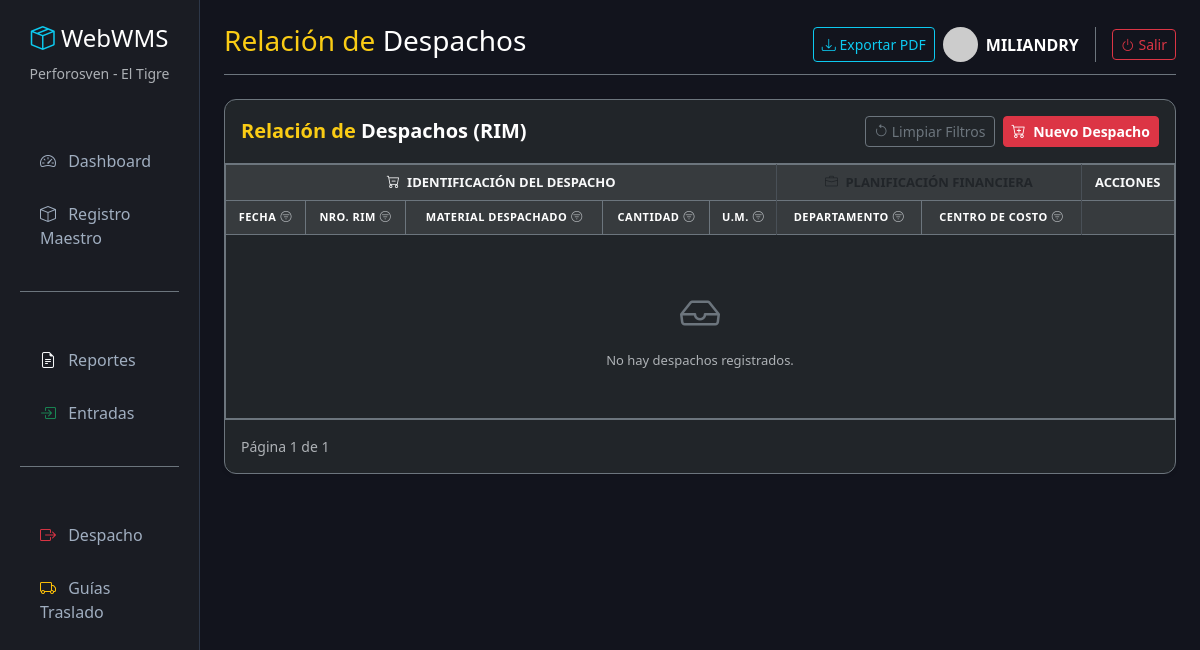
Before: /salidas/ (signed in) with the older database file.
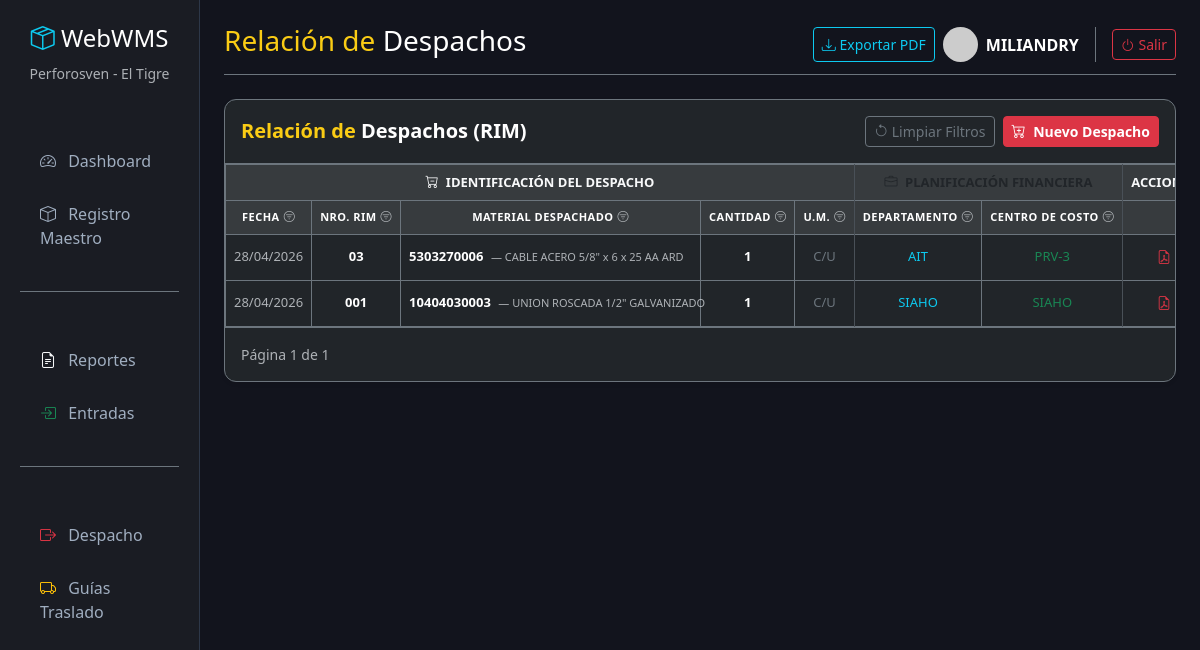
After: the same page with the newer database file.
### inventario/models.py (models this page shows, shortened)
class SalidaMaterial(models.Model):
    guia = models.ForeignKey(GuiaTraslado, on_delete=models.SET_NULL, null=True, blank=True, verbose_name="¿Va en alguna Guía?")
    material = models.ForeignKey(Material, on_delete=models.CASCADE, verbose_name="Material a Despachar")
    fecha_despacho = models.DateField(default=timezone.now, verbose_name="Fecha de Despacho")
    nro_rim = models.CharField(max_length=50, verbose_name="No. RIM (Requisición)")
    cantidad = models.DecimalField(max_digits=10, decimal_places=2, verbose_name="Cantidad Despachada")
    departamento = models.CharField(max_length=100, blank=True, null=True, verbose_name="Departamento Solicitante")
    centro_costo = models.CharField(max_length=100, blank=True, null=True, verbose_name="Centro de Costo")
    cuenta_contable = models.CharField(max_length=100, blank=True, null=True, verbose_name="Cuenta Contable")
    partida_presupuestaria = models.CharField(max_length=100, blank=True, null=True, verbose_name="Partida Presupuestaria")
    class Meta:
        verbose_name = "Despacho RIM"
        verbose_name_plural = "3. Relación de Despachos (RIM)"

class Material(models.Model):
    TIPO_CHOICES = [
        ('MATERIAL', 'MATERIAL'),
        ('ACTIVOS', 'ACTIVOS'),
        ('DIRECTO AL GASTO', 'DIRECTO AL GASTO'),
        ]
    CARGO_CHOICES = [
        ('MANTENIMIENTO', 'Mantenimiento'),
        ('OPERACIONES', 'Operaciones'),
        ('TRANSPORTE', 'Transporte'),
        ('OTRO', 'Otro'),
    ]
    codigo = models.CharField(max_length=50, unique=True, verbose_name="Código Material")
    descripcion = models.CharField(max_length=255, verbose_name="Descripción del Material")
    tipo = models.CharField(max_length=20, choices=TIPO_CHOICES, default='MATERIAL', verbose_name="Tipo de Material")
    cargo = models.CharField(max_length=50, choices=CARGO_CHOICES, default='OPERACIONES', verbose_name="Cargo / Uso")
    nro_parte = models.CharField(max_length=100, blank=True, null=True, verbose_name="Número de Parte")
    unidad_medida = models.CharField(max_length=20, verbose_name="U.M.")
    ubicacion = models.CharField(max_length=100, blank=True, null=True, verbose_name="Ubicación")
    stock_actual = models.DecimalField(max_digits=10, decimal_places=2, default=0, verbose_name="Stock Actual")
    class Meta:
        verbose_name = "Material"
        verbose_name_plural = "1. Registro Maestro"

### inventario/views.py (the view)
# urls.py: path('salidas/', views.lista_salidas, name='lista_salidas'),
@login_required(login_url='login')
def lista_salidas(request):
    f_fecha = request.GET.get('f_fecha', '').strip()
    f_rim = request.GET.get('f_rim', '').strip()
    f_mat = request.GET.get('f_mat', '').strip()
    f_cant = request.GET.get('f_cant', '').strip()
    f_um = request.GET.get('f_um', '').strip()
    f_depto = request.GET.get('f_depto', '').strip()
    f_cc = request.GET.get('f_cc', '').strip()
    salidas_qs = SalidaMaterial.objects.exclude(
        Q(nro_rim__startswith='AJUSTE-MIG') | Q(departamento='MIGRACIÓN')
    ).select_related('material').all()
    if f_fecha:
        salidas_qs = salidas_qs.filter(fecha_despacho__icontains=f_fecha)
    if f_rim:
        salidas_qs = salidas_qs.filter(nro_rim__icontains=f_rim)
    if f_mat:
        salidas_qs = salidas_qs.filter(
            Q(material__codigo__icontains=f_mat) | Q(material__descripcion__icontains=f_mat)
        )
    if f_cant:
        salidas_qs = salidas_qs.filter(cantidad__icontains=f_cant)
    if f_um:
        salidas_qs = salidas_qs.filter(material__unidad_medida__icontains=f_um)
    if f_depto:
        salidas_qs = salidas_qs.filter(departamento__icontains=f_depto)
    if f_cc:
        salidas_qs = salidas_qs.filter(centro_costo__icontains=f_cc)
    salidas_qs = salidas_qs.order_by('-fecha_despacho', '-id')
    paginator = Paginator(salidas_qs, 50)
    page_number = request.GET.get('page')
    salidas_paginadas = paginator.get_page(page_number)
    query_params = request.GET.copy()
    if 'page' in query_params:
        del query_params['page']
    query_prefix = query_params.urlencode() + '&' if query_params else ''
    contexto = {
        'salidas': salidas_paginadas,
        'query_prefix': query_prefix,
        'filtros': {
            'fecha': f_fecha, 'rim': f_rim, 'mat': f_mat, 'cant': f_cant,
            'um': f_um, 'depto': f_depto, 'cc': f_cc
        }
    }
    return render(request, 'inventario/lista_salidas.html', contexto)

### inventario/templates/inventario/lista_salidas.html (shortened to what the changed rows need)
{% extends 'inventario/base.html' %}
{% block header %}<span class="text-corp-yellow">Relación de</span> <span class="text-white">Despachos</span>{% endblock %}
{% block content %}
<div class="card shadow-sm bg-dark border-secondary">
    <div class="card-body p-0">
        <div class="table-responsive"
            style="max-height: 68vh; overflow-y: auto; overflow-x: auto; white-space: nowrap;">
            <table class="table table-dark table-hover table-bordered border-secondary mb-0" style="font-size: 13px;">
                <thead class="table-active text-info text-center sticky-top" style="z-index: 2;">
                    <tr>
                        <th colspan="5" class="bg-primary bg-opacity-25 text-light border-end py-2">
                            <i class="bi bi-cart-dash me-1"></i> IDENTIFICACIÓN DEL DESPACHO
                        </th>
                        <th colspan="2" class="bg-warning bg-opacity-25 text-dark border-end py-2">
                            <i class="bi bi-briefcase me-1"></i> PLANIFICACIÓN FINANCIERA
                        </th>
                        <th class="bg-secondary bg-opacity-25 text-light py-2">ACCIONES</th>
                    </tr>
                    <tr class="text-muted text-center align-middle" style="font-size: 11px; letter-spacing: 0.5px;">
                        <th>
                            <div class="d-flex align-items-center justify-content-center gap-1">
                                <span>FECHA</span>
                                <div class="dropdown">
                                    <i class="bi bi-filter-circle {% if filtros.fecha %}text-info bi-filter-circle-fill{% else %}text-muted{% endif %} cursor-pointer" data-bs-toggle="dropdown" data-bs-auto-close="outside"></i>
                                </div>
                            </div>
                        </th>
                        <th>
                            <div class="d-flex align-items-center justify-content-center gap-1">
                                <span>NRO. RIM</span>
                                <div class="dropdown">
                                    <i class="bi bi-filter-circle {% if filtros.rim %}text-info bi-filter-circle-fill{% else %}text-muted{% endif %} cursor-pointer" data-bs-toggle="dropdown" data-bs-auto-close="outside"></i>
                                </div>
                            </div>
                        </th>
                        <th>
                            <div class="d-flex align-items-center justify-content-center gap-1">
                                <span>MATERIAL DESPACHADO</span>
                                <div class="dropdown">
                                    <i class="bi bi-filter-circle {% if filtros.mat %}text-info bi-filter-circle-fill{% else %}text-muted{% endif %} cursor-pointer" data-bs-toggle="dropdown" data-bs-auto-close="outside"></i>
                                </div>
                            </div>
                        </th>
                        <th>
                            <div class="d-flex align-items-center justify-content-center gap-1">
                                <span>CANTIDAD</span>
                                <div class="dropdown">
                                    <i class="bi bi-filter-circle {% if filtros.cant %}text-info bi-filter-circle-fill{% else %}text-muted{% endif %} cursor-pointer" data-bs-toggle="dropdown" data-bs-auto-close="outside"></i>
                                </div>
                            </div>
                        </th>
                        <th class="border-end">
                            <div class="d-flex align-items-center justify-content-center gap-1">
                                <span>U.M.</span>
                                <div class="dropdown">
                                    <i class="bi bi-filter-circle {% if filtros.um %}text-info bi-filter-circle-fill{% else %}text-muted{% endif %} cursor-pointer" data-bs-toggle="dropdown" data-bs-auto-close="outside"></i>
                                </div>
                            </div>
                        </th>
                        <th>
                            <div class="d-flex align-items-center justify-content-center gap-1">
                                <span>DEPARTAMENTO</span>
                                <div class="dropdown">
                                    <i class="bi bi-filter-circle {% if filtros.depto %}text-info bi-filter-circle-fill{% else %}text-muted{% endif %} cursor-pointer" data-bs-toggle="dropdown" data-bs-auto-close="outside"></i>
                                </div>
                            </div>
                        </th>
                        <th class="border-end">
                            <div class="d-flex align-items-center justify-content-center gap-1">
                                <span>CENTRO DE COSTO</span>
                                <div class="dropdown">
                                    <i class="bi bi-filter-circle {% if filtros.cc %}text-info bi-filter-circle-fill{% else %}text-muted{% endif %} cursor-pointer" data-bs-toggle="dropdown" data-bs-auto-close="outside"></i>
                                </div>
                            </div>
                        </th>
                        <th></th>
                    </tr>
                </thead>
                <tbody>
                    {% for salida in salidas %}
                    <tr class="align-middle text-center">
                        <td class="text-muted">
                            {{ salida.fecha_despacho|date:"d/m/Y" }}
                        </td>
                        <td class="text-white fw-bold">
                            {{ salida.nro_rim }}
                        </td>
                        <td class="text-start" style="max-width: 300px;">
                            <span class="text-white fw-semibold">{{ salida.material.codigo }}</span>
                            <span class="text-muted ms-1" style="font-size:11px;">— {{ salida.material.descripcion }}</span>
                        </td>
                        <td class="fw-bold text-white">
                            {{ salida.cantidad|floatformat:0 }}
                        </td>
                        <td class="border-end text-secondary">
                            {{ salida.material.unidad_medida }}
                        </td>
                        <td class="text-info">
                            {{ salida.departamento|default:"—" }}
                        </td>
                        <td class="border-end text-success">
                            {{ salida.centro_costo|default:"—" }}
                        </td>
                        <td>
                            <a href="{% url 'generar_pdf_salida' salida.id %}" target="_blank"
                                class="btn btn-sm btn-outline-danger border-0 px-2"
                                title="Imprimir Nota de Despacho PDF">
                                <i class="bi bi-file-earmark-pdf"></i>
                            </a>
                        </td>
                    </tr>
                    {% empty %}
                    <tr>
                        <td colspan="8" class="text-center py-5">
                            <i class="bi bi-inbox text-secondary" style="font-size: 2.5rem;"></i>
                            <p class="text-muted mt-2 mb-0">
                                {% if query %}
                                No se encontraron despachos para <strong class="text-white">"{{ query }}"</strong>.
                                {% else %}
                                No hay despachos registrados.
                                {% endif %}
                            </p>
                        </td>
                    </tr>
                    {% endfor %}
                </tbody>
            </table>
    </div>
</div>
{% endblock %}

Changed rows visible on the page:
added SalidaMaterial: fecha_despacho "28/04/2026", nro_rim "03", material.codigo "5303270006", material.descripcion "CABLE ACERO 5/8\" x 6 x 25 AA ARD", cantidad "1", material.unidad_medida "C/U", departamento "AIT", centro_costo "PRV-3"
added SalidaMaterial: fecha_despacho "28/04/2026", nro_rim "001", material.codigo "10404030003", material.descripcion "UNION ROSCADA 1/2\" GALVANIZADO", cantidad "1", material.unidad_medida "C/U", departamento "SIAHO", centro_costo "SIAHO"
Other visible differences:
text no longer shown: "No hay despachos registrados."
